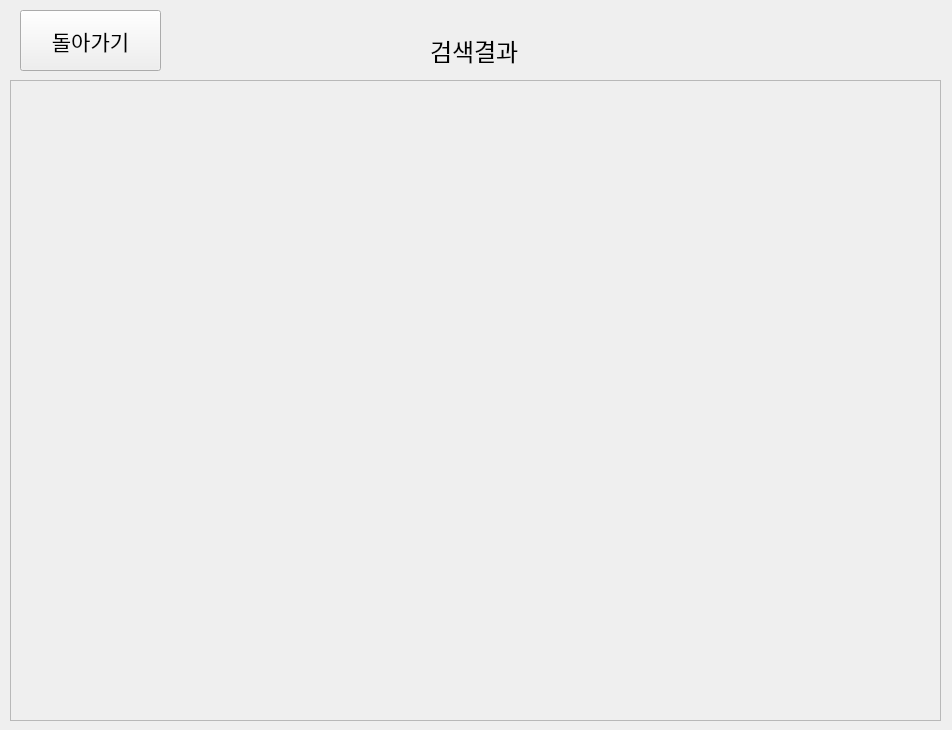
<?xml version="1.0" encoding="UTF-8"?>
<ui version="4.0">
 <class>searchform</class>
 <widget class="QWidget" name="searchform">
  <property name="geometry">
   <rect>
    <x>0</x>
    <y>0</y>
    <width>952</width>
    <height>730</height>
   </rect>
  </property>
  <property name="windowTitle">
   <string>Form</string>
  </property>
  <widget class="QScrollArea" name="searcharea">
   <property name="geometry">
    <rect>
     <x>10</x>
     <y>80</y>
     <width>931</width>
     <height>641</height>
    </rect>
   </property>
   <property name="widgetResizable">
    <bool>true</bool>
   </property>
   <widget class="QWidget" name="scrollAreaWidgetContents">
    <property name="geometry">
     <rect>
      <x>0</x>
      <y>0</y>
      <width>929</width>
      <height>639</height>
     </rect>
    </property>
   </widget>
  </widget>
  <widget class="QLabel" name="searchlabel">
   <property name="geometry">
    <rect>
     <x>430</x>
     <y>30</y>
     <width>91</width>
     <height>41</height>
    </rect>
   </property>
   <property name="font">
    <font>
     <family>배달의민족 한나체 Pro</family>
     <pointsize>18</pointsize>
    </font>
   </property>
   <property name="text">
    <string>검색결과</string>
   </property>
  </widget>
  <widget class="QPushButton" name="searchback">
   <property name="geometry">
    <rect>
     <x>20</x>
     <y>10</y>
     <width>141</width>
     <height>61</height>
    </rect>
   </property>
   <property name="font">
    <font>
     <family>배달의민족 한나체 Pro</family>
     <pointsize>16</pointsize>
    </font>
   </property>
   <property name="text">
    <string>돌아가기</string>
   </property>
  </widget>
 </widget>
 <resources/>
 <connections/>
</ui>
